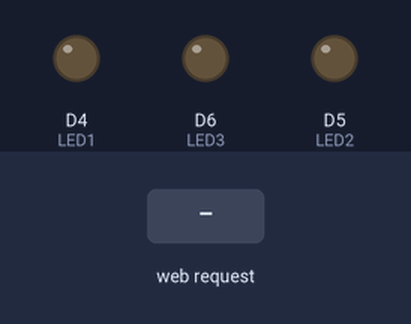
Recording of a sketch running on a simulated ESP8266 (NodeMCU). On the bench: output pins drawn as LEDs (lit = HIGH). The test bench sets the inputs (shaded band). WiFi joins after 1.5 s; servers stay silent unless stated; what the sketch prints to the serial monitor is not drawn.

Above: at 2.7 s.
2.8 s: HTTP request GET /LED1=ON received
At 3.5 s:
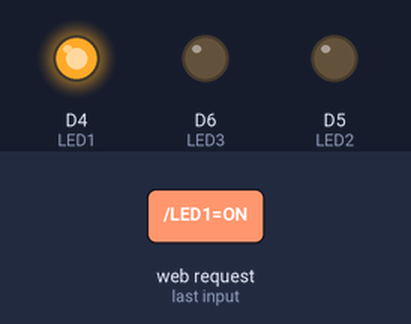
4.3 s: HTTP request GET /LED2=ON received
At 4.6 s:
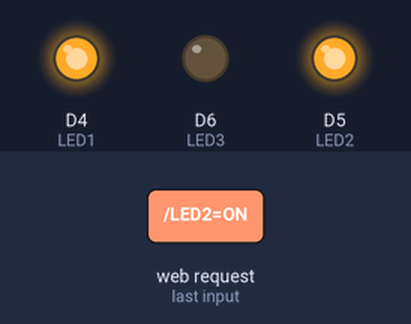
5.8 s: HTTP request GET /LED1=OFF received
At 6.9 s:
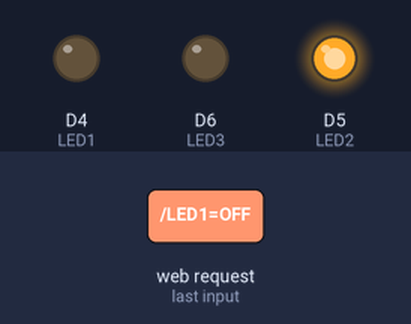
7.3 s: HTTP request GET /LED3=ON received
At 8.1 s:
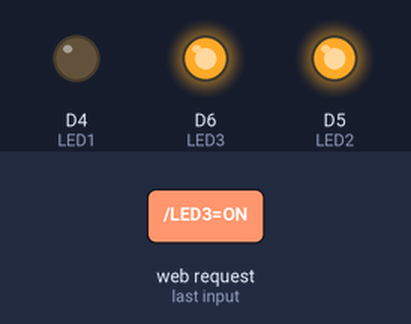
8.8 s: HTTP request GET /LED2=OFF received
At 9.2 s:
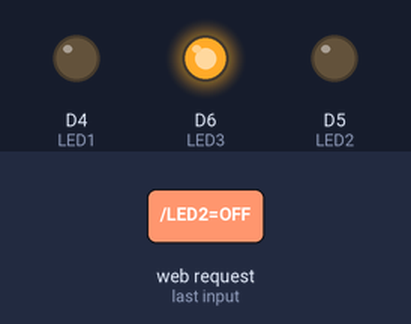
10.3 s: HTTP request GET /LED3=OFF received
At 11.6 s:
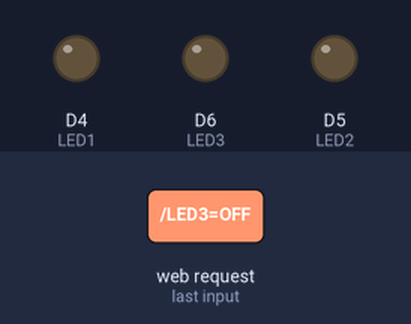
Timing chart, 0 to 12.8 s (numbered marks = the images above; inputs shaded):
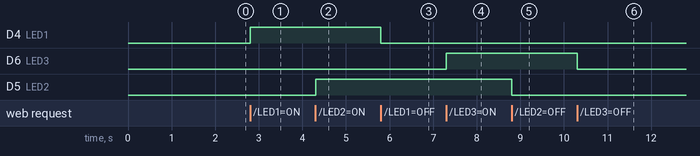

Measured:
- after the input at 2.8 s, D4 (LED1): LOW → HIGH at once
- after the input at 4.3 s, D5 (LED2): LOW → HIGH at once
- after the input at 5.8 s, D4 (LED1): HIGH → LOW at once
- after the input at 7.3 s, D6 (LED3): LOW → HIGH at once
- after the input at 8.8 s, D5 (LED2): HIGH → LOW at once
- after the input at 10.3 s, D6 (LED3): HIGH → LOW at once

The sketch:

CW9__Web_Server_Control__3_LED.ino
```cpp
#include <ESP8266WiFi.h>

const char* ssid = "NongBigPenDekNarakMak";
const char* password = "big123456";
int LED1 = D4;
int LED2 = D5;
int LED3 = D6;
WiFiServer server(80);

void setup()
{
  Serial.begin(115200); // Default Baudrate
  pinMode(LED1, OUTPUT);
  pinMode(LED2, OUTPUT);
  pinMode(LED3, OUTPUT);
  digitalWrite(LED1, LOW);
  digitalWrite(LED2, LOW);
  digitalWrite(LED3, LOW);

  Serial.print("Connecting to the Network");
  WiFi.begin(ssid, password);

  while (WiFi.status() != WL_CONNECTED)
  {
    delay(500);
    Serial.print(".");
  }

  Serial.println("");
  Serial.println("WiFi connected");
  server.begin(); // Starts the Server
  Serial.println("Server started");

  Serial.print("IP Address of network: ");
  Serial.println(WiFi.localIP());
  Serial.print("Copy and paste the following URL: http://");
  Serial.print(WiFi.localIP());
  Serial.println("/");
}

void loop()
{
  WiFiClient client = server.available();
  if (!client)
  {
    return;
  }
  Serial.println("New client connected");

  while (!client.available())
  {
    delay(1);
  }

  String request = client.readStringUntil('\r');
  Serial.println(request);
  client.flush();

  int value1 = LOW;
  int value2 = LOW;
  int value3 = LOW;

  if (request.indexOf("/LED1=ON") != -1)
  {
    digitalWrite(LED1, HIGH);
    value1 = HIGH;
  }
  if (request.indexOf("/LED1=OFF") != -1)
  {
    digitalWrite(LED1, LOW);
    value1 = LOW;
  }

  if (request.indexOf("/LED2=ON") != -1)
  {
    digitalWrite(LED2, HIGH);
    value2 = HIGH;
  }
  if (request.indexOf("/LED2=OFF") != -1)
  {
    digitalWrite(LED2, LOW);
    value2 = LOW;
  }

  if (request.indexOf("/LED3=ON") != -1)
  {
    digitalWrite(LED3, HIGH);
    value3 = HIGH;
  }
  if (request.indexOf("/LED3=OFF") != -1)
  {
    digitalWrite(LED3, LOW);
    value3 = LOW;
  }

  // HTTP response
  client.println("HTTP/1.1 200 OK");
  client.println("Content-Type: text/html");
  client.println("");
  client.println("<!DOCTYPE HTML>");
  client.println("<html>");
  client.println("<head>");
  client.println("<style>");
  client.println("body { font-family: Arial, sans-serif; }");
  client.println("h1 { color: #333; }");
  client.println("img { max-width: 100%; height: auto; }");
  client.println("</style>");
  client.println("</head>");
  client.println("<body>");

  client.println("<h1>ESP8266 LED Control</h1>");
  client.println("<p>Thanormsak sudsee</p>");
  client.println("<img src='https://scontent-bkk1-2.xx.fbcdn.net/v/t39.30808-6/316042541_1612267179222809_2290596833410935956_n.jpg?_nc_cat=110&ccb=1-7&_nc_sid=6ee11a&_nc_ohc=6aWVR2fpeFsQ7kNvgHcj4zb&_nc_ht=scontent-bkk1-2.xx&oh=00_AYBgLLEepMge5Nf7VrcMfvxKm8kNIgXQ45GmOn-zWGQkhw&oe=66B22C98' alt='ESP8266'/>");

  client.print("CONTROL LED: <br>");

  client.print("LED1: ");
  if (value1 == HIGH)
  {
    client.print("ON");
  }
  else
  {
    client.print("OFF");
  }
  client.println("<br><br>");
  client.println("<a href=\"/LED1=ON\"><button>ON</button></a>");
  client.println("<a href=\"/LED1=OFF\"><button>OFF</button></a><br /><br />");

  client.print("LED2: ");
  if (value2 == HIGH)
  {
    client.print("ON");
  }
  else
  {
    client.print("OFF");
  }
  client.println("<br><br>");
  client.println("<a href=\"/LED2=ON\"><button>ON</button></a>");
  client.println("<a href=\"/LED2=OFF\"><button>OFF</button></a><br /><br />");

  client.print("LED3: ");
  if (value3 == HIGH)
  {
    client.print("ON");
  }
  else
  {
    client.print("OFF");
  }
  client.println("<br><br>");
  client.println("<a href=\"/LED3=ON\"><button>ON</button></a>");
  client.println("<a href=\"/LED3=OFF\"><button>OFF</button></a><br /><br />");

  client.println("</body>");
  client.println("</html>");

  delay(1);
  Serial.println("Client disconnected");
  Serial.println("");
}
```
